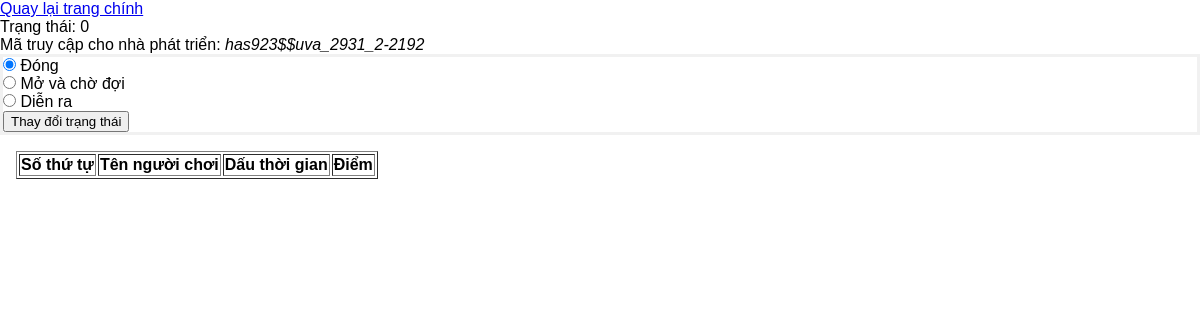
Before: /admin/modify_round.php?k=love (signed in) with the older database file.
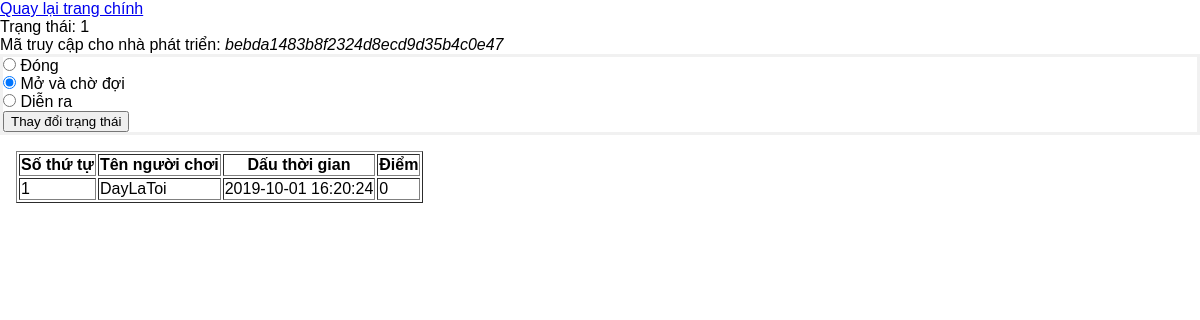
After: the same page with the newer database file.
### tables this page shows
CREATE TABLE IF NOT EXISTS `daisy_round_collection` (
  `collection` int(11) DEFAULT NULL COMMENT 'Bộ sưu tập vòng chơi',
  `status` tinyint(4) DEFAULT NULL COMMENT 'Trạng thái vòng chơi 0: Chưa sẵn sàng, 1: Sẵn sàng nhận thành viên; 2 đang chơi',
  `round` varchar(6) DEFAULT NULL COMMENT 'Mã vòng chơi',
  `admin_id` int(11) DEFAULT NULL,
  `question_no` int(11) DEFAULT NULL COMMENT 'Số thứ tự câu hỏi hiện tại',
  `access_token` varchar(32) DEFAULT 'has923$$uva_2931_2-2192',
  UNIQUE KEY `round` (`round`),
  UNIQUE KEY `access_token` (`access_token`),
  KEY `collection` (`collection`),
  KEY `admin_id` (`admin_id`),
  CONSTRAINT `FK_daisy_round_collection_daisy_admin_login` FOREIGN KEY (`admin_id`) REFERENCES `daisy_admin_login` (`id`) ON DELETE CASCADE,
  CONSTRAINT `FK_daisy_round_collection_daisy_collection` FOREIGN KEY (`collection`) REFERENCES `daisy_collection` (`id`) ON DELETE CASCADE
);

CREATE TABLE IF NOT EXISTS `daisy_player_round` (
  `name` varchar(32) DEFAULT NULL,
  `created_time` timestamp NULL DEFAULT current_timestamp(),
  `token` varchar(32) DEFAULT NULL,
  `round` varchar(6) DEFAULT NULL,
  `score` int(11) DEFAULT NULL,
  UNIQUE KEY `name` (`name`),
  UNIQUE KEY `token` (`token`),
  KEY `round` (`round`),
  CONSTRAINT `FK_daisy_player_round_daisy_round_collection` FOREIGN KEY (`round`) REFERENCES `daisy_round_collection` (`round`) ON DELETE CASCADE
);

### admin/modify_round.php (the view, shortened to what this page needs)
<?php
	function getStatus ($conn, $round) {
		$sql = "SELECT status, access_token FROM daisy_round_collection WHERE round='$round'";
		$result = $conn->query ($sql);
		$result = $result->fetch_assoc ();
		return $result;
	}
	function findLoggedPlayer ($conn, $round) {
		$sql = "SELECT name, created_time, score FROM daisy_player_round WHERE round='$round' ORDER BY score DESC";
		$result = $conn->query ($sql);
		$list = [];
		while ($row = $result->fetch_assoc ()){
			$list[] = $row;
		}
		return $list;
	}
	$round = $_GET['k'];
	$conn = db_connect ();
	$result = findLoggedPlayer ($conn, $round);
	$statusTuple = getStatus ($conn, $round);
	$status = $statusTuple['status'];
	$token = $statusTuple['access_token'];
?>
<html>
	<head>
		<link href="./index.css" rel="stylesheet" type="text/css">
	</head>
	<body>
		<p> <a href="dashboard.php">Quay lại trang chính </a></p>
		<p>Trạng thái: <?php echo $status;?></p>
		<p>Mã truy cập cho nhà phát triển: <i> <?php echo $token;?> </i></p>
		<form action="modify_round.php?k=<?php echo $round;?>" method="post">
			<input type="radio" name="change" value="0" <?php echo ($status==0?'checked':'');?>> Đóng <br>
			<input type="radio" name="change" value="1" <?php echo ($status==1?'checked':'');?>> Mở và chờ đợi <br>
			<input type="radio" name="change" value="2" <?php echo ($status==2?'checked':'');?>> Diễn ra <br>
			<input type="submit" value="Thay đổi trạng thái">
		</form>
		<div class="container">
			<table border="1">
				<tr>
					<th>Số thứ tự</th>
					<th>Tên người chơi</th>
					<th>Dấu thời gian</th>
					<th>Điểm </th>
				</tr>
				<?php
					$cnt = 0;
					foreach ($result as $each) {
						$cnt ++;
						echo "<tr>";
							echo "<td>".$cnt."</td>";
							echo "<td>".$each['name']."</td>";
							echo "<td>".$each['created_time']."</td>";
							echo "<td>".$each['score']."</td>";
						echo "</tr>";
					}
				?>
			</table>
		</div>
	</body>
</html>

### index.css (style rules this page uses)
* { margin : 0; font-family: sans-serif; }
form { border: 3px solid #f1f1f1; margin: 0 auto; }
.container { padding: 16px; }

Changed rows visible on the page:
removed daisy_round_collection: status "0", access_token "has923$$uva_2931_2-2192", status "☑"
added daisy_round_collection: status "1", access_token "bebda1483b8f2324d8ecd9d35b4c0e47", status "☑"
added daisy_player_round: name "DayLaToi", created_time "2019-10-01 16:20:24", score "0"
